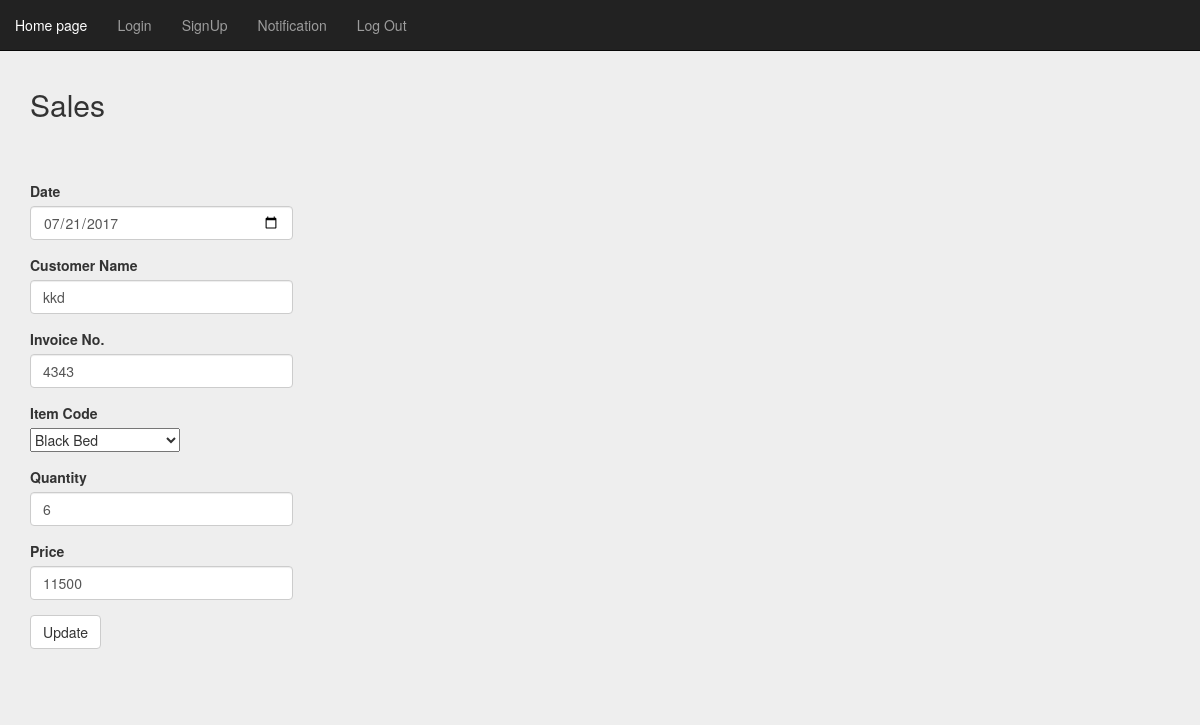
/buy.php?id=1 (signed in), run on the app's committed database.
### tables this page shows
CREATE TABLE IF NOT EXISTS `incoming` (
  `id` int(11) NOT NULL AUTO_INCREMENT,
  `date` date NOT NULL,
  `customer_name` varchar(200) NOT NULL,
  `invoice_no` int(11) NOT NULL,
  `i_code` varchar(50) NOT NULL,
  `amount` float NOT NULL,
  `price` float NOT NULL,
  PRIMARY KEY (`id`)
);

CREATE TABLE IF NOT EXISTS `item` (
  `id` int(11) NOT NULL AUTO_INCREMENT,
  `code` varchar(50) NOT NULL,
  `disc` text NOT NULL,
  `category` int(11) NOT NULL,
  `amount` float NOT NULL,
  `price` float NOT NULL,
  PRIMARY KEY (`id`)
);

### includes/session.php (called while the page is built, shortened)
<?php
class Session {
	private $logged_in=false;
  public function is_logged_in() {
    return $this->logged_in;
  }
	private function check_login() {
    if(isset($_SESSION['user_id'])) {
      $this->logged_in = true;
    } else {
      unset($this->user_id);
      $this->logged_in = false;
    }
  }
}
$session = new Session();
?>

### includes/database.php (called while the page is built, shortened)
<?php
class MySQLDatabase {
	private $connection;
	public function open_connection() {
		$this->connection = mysql_connect('localhost', 'root', '');
		if (!$this->connection) {
			die("Database connection failed: " . mysql_error());
		} else {
			$db_select = mysql_select_db('inventory', $this->connection);
		}
	}
	public function query($sql) {
		$result = mysql_query($sql, $this->connection);
		return $result;
	}
  public function fetch_array($result_set) {
    return mysql_fetch_array($result_set);
  }
}
$database = new MySQLDatabase();
?>

### includes/incoming.php (called while the page is built, shortened)
<?php
@require_once('database.php');
class Incoming {
  protected static $table_name="incoming";
  protected static $db_fields = array('id', 'date', 'customer_name', 'invoice_no', 'i_code', 'amount', 'price');
  public static function find_by_id($id=0) {
    $result_array = self::find_by_sql("SELECT * FROM ".self::$table_name." WHERE id={$id} LIMIT 1");
    return !empty($result_array) ? array_shift($result_array) : false;
  }
  public static function find_by_sql($sql="") {
    global $database;
    $result_set = $database->query($sql);
    $object_array = array();
    while ($row = $database->fetch_array($result_set)) {
      $object_array[] = self::instantiate($row);
    }
    return $object_array;
  }
  private static function instantiate($record) {
    $object = new self;
    foreach($record as $attribute=>$value){
      if($object->has_attribute($attribute)) {
        $object->$attribute = $value;
      }
    }
    return $object;
  }
  private function has_attribute($attribute) {
    return array_key_exists($attribute, $this->attributes());
  }
  protected function attributes() {
    $attributes = array();
    foreach(self::$db_fields as $field) {
      if(property_exists($this, $field)) {
        $attributes[$field] = $this->$field;
      }
    }
    return $attributes;
  }
}
?>

### includes/item.php (called while the page is built, shortened)
<?php
@require_once('database.php');
class Item{
  protected static $table_name="item";
  protected static $db_fields = array('id', 'code', 'disc', 'category', 'amount', 'price');
  public static function find_all() {
    return self::find_by_sql("SELECT * FROM ".self::$table_name);
  }
  public static function find_by_sql($sql="") {
    global $database;
    $result_set = $database->query($sql);
    $object_array = array();
    while ($row = $database->fetch_array($result_set)) {
      $object_array[] = self::instantiate($row);
    }
    return $object_array;
  }
  private static function instantiate($record) {
    $object = new self;
    foreach($record as $attribute=>$value){
      if($object->has_attribute($attribute)) {
        $object->$attribute = $value;
      }
    }
    return $object;
  }
  private function has_attribute($attribute) {
    return array_key_exists($attribute, $this->attributes());
  }
  protected function attributes() {
    $attributes = array();
    foreach(self::$db_fields as $field) {
      if(property_exists($this, $field)) {
        $attributes[$field] = $this->$field;
      }
    }
    return $attributes;
  }
}
?>

### buy.php (the view, shortened to what this page needs)
<?php
    @require_once('initialized.php');
    if(isset($_GET['id'])){
        $incoming = Incoming::find_by_id($_GET['id']);
    }
?>
<!Doctype html>
<html lang="en">
<head>
    <link rel="stylesheet" href="style/bootstrap.min.css">
</head>
<body data-spy="scroll" data-target="navbar" data-offset="50" style="background-color: #EEE;">
    <div class="jumbotron">
        <nav class="navbar navbar-inverse navbar-fixed-top" id="my-navbar">
            <div class "container">
                <div class="collapse navbar-collapse" id="navbar-collapse">
                    <ul class="nav navbar-nav">
                        <li><a href="index.php">Home page</a></li>
                        <li><a href="signin.php">Login</a></li>
                        <li><a href="signup.php">SignUp</a></li>
                        <?php
                            if($session->is_logged_in()){
                                echo "<li><a href ='notify.php'>Notification</a></li>";
                                echo "<li><a href='process_log_out.php'>Log Out</a></li>";
                            }
                        ?>
                    </ul>
                </div>
        </nav>
        <div class="container">
            <section>
                <div class="page-header" id="Outgoing">
                    <h2>Sales</h2>
                </div>
                 <br />
                <div class="row">
                    <div class="col-sm-3">
                        <form action="" method="post">
                            <div class="form-group">
                                <label for="Date">Date</label>
                                <input type="date" class="form-control" id="date" name="date" required=""
                                <?php
                                    if(isset($incoming)){
                                        echo " value='{$incoming->date}' ";
                                    }
                                ?>
                                >
                            </div>
                            <div class="form-group">
                                <label for="customer">Customer Name</label>
                                <input type="text" class="form-control" id="customer" name="c_name" required=""
                                <?php
                                    if(isset($incoming)){
                                        echo " value='{$incoming->customer_name}' ";
                                    }
                                ?>
                                >
                            </div>
                            <div class="form-group">
                                <label for="InvoiceNo">Invoice No.</label>
                                <input type="text" class="form-control" id="Invoiceno" name="invoice_no" required=""
                                <?php
                                    if(isset($incoming)){
                                        echo " value='{$incoming->invoice_no}' ";
                                    }
                                ?>
                                >
                            </div>
                            <div class="form-group">
                                <label for="ItemCode">Item Code</label><br />
                                <select name="item_c" style="width: 150px;">
                                    <?php
                                        $item_c = Item::find_all();
                                        for ($i=0; $i < count($item_c); $i++) {
                                            echo "<option value='{$item_c[$i]->id}'";
                                            if (isset($incoming)) {
                                                if($item_c[$i]->id == $incoming->i_code){
                                                    echo " selected ";
                                                }
                                            }
                                            echo ">{$item_c[$i]->disc}</option>";
                                        }
                                    ?>
                                </select>
                            </div>
                            <div class="form-group">
                                <label for="Quantity">Quantity</label>
                                <input type="text" class="form-control" id="Quantity" name="amount" required=""
                                <?php
                                    if(isset($incoming)){
                                        echo " value='{$incoming->amount}' ";
                                    }
                                ?>
                                >
                            </div>
                            <div class="form-group">
                                <label for="Total">Price</label>
                                <input type="text" class="form-control" id="Total" name="price" required=""
                                <?php
                                    if(isset($incoming)){
                                        echo " value='{$incoming->price}' ";
                                    }
                                ?>
                                >
                            </div>
                            <div>
                                <?php
                                    if(isset($incoming)){
                                        echo "<input type='submit' name='b_update' value='Update' class='btn btn-default'>";
                                    } else {
                                        echo "<input type='submit' name='buy' value='Buy' class='btn btn-default'>";
                                    }
                                ?>
                            </div>
                        </form>
                    </div>
                </div>
            </section>
        </div>
    </div>
</body>
</html>

### data on the page
incoming: date "07/21/2017", c_name "kkd", invoice_no "4343", item_c "Black Bed", amount "6", price "11500"
